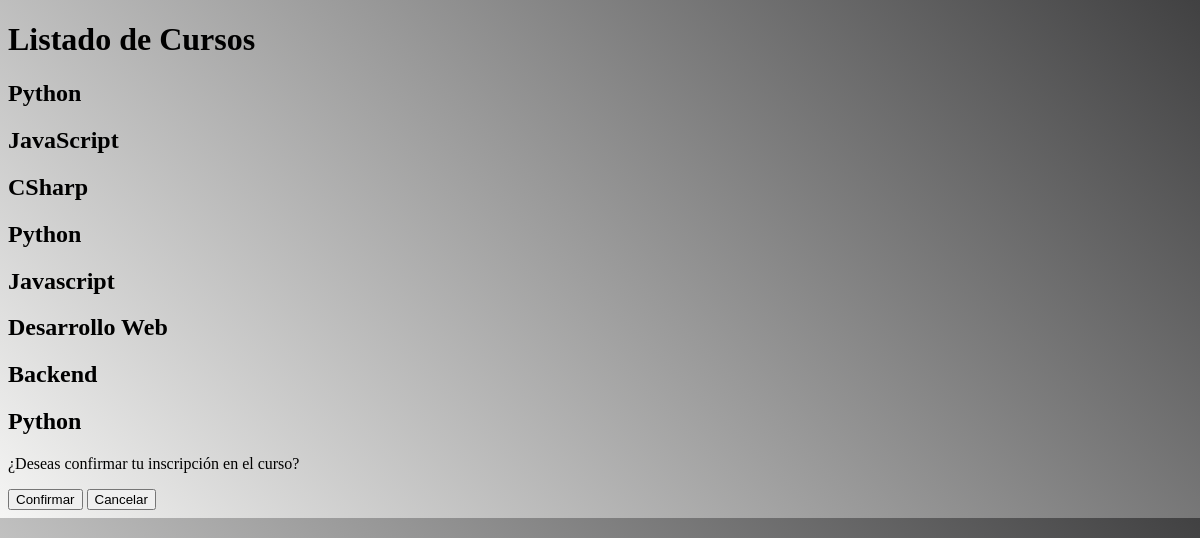
Before: /setCurso/ (signed in) with the older database file.
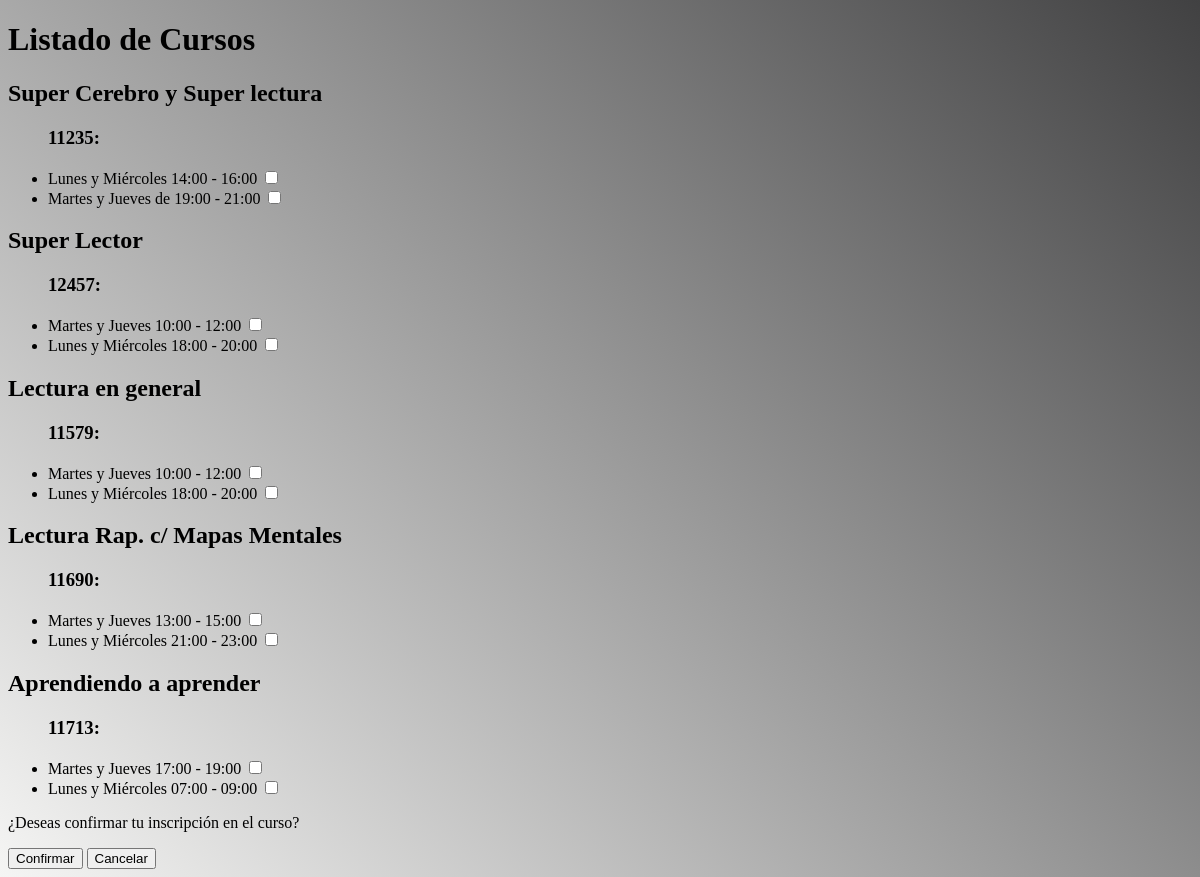
After: the same page with the newer database file.
### AppCoder/models.py (models this page shows, shortened)
class Curso(models.Model):
    nombre = models.CharField(max_length=30)
    camada = models.CharField(max_length=30)
    horario = models.CharField(max_length=30)

### AppCoder/views.py (the view)
# urls.py: path('setCurso/', setCursos, name="setCurso"),
@login_required
def setCursos(request):
    cursos = Curso.objects.all()
    if request.method == 'POST':
        form = FormAnotarseCurso(request.POST)
        if form.is_valid():
            estudiante = request.user.estudiante
            curso = form.save(commit=False)
            curso.save()
            horario_seleccionado = form.cleaned_data['horario']
            Inscripcion.objects.create(estudiante=estudiante, curso=curso, horario=horario_seleccionado)
            return redirect('getCursos')
    else:
        form = FormAnotarseCurso()
    return render(request, 'AppCoder/setCursos.html', {'form': form, 'cursos': cursos})

### AppCoder/forms.py
class FormAnotarseCurso(forms.ModelForm):
    class Meta:
        model = Curso
        fields = ['nombre', 'camada', 'horario']

### AppCoder/templates/AppCoder/setCursos.html (shortened to what this page needs)
<!DOCTYPE html>
<html>
<head>
</head>
<body>
{% block setCurso %}
    <div class="cursos-container">
        <h1>Listado de Cursos</h1>
        {% for curso in cursos %}
            {% ifchanged curso.nombre %}
                <div class="curso-item">
                    <h2>{{ curso.nombre }}</h2>
                    <ul>
            {% endifchanged %}
                        {% if curso.nombre == 'Super Cerebro y Super lectura' %}
                            <h3> {{curso.camada}}: </h3>
                            <li>Lunes y Miércoles 14:00 - 16:00
                                <label>
                                    <input type="checkbox" name="curso_{{ curso.nombre }}_{{ curso.camada }}" value="true">
                                </label>
                            </li>
                            <li>Martes y Jueves de 19:00 - 21:00
                                <label>
                                    <input type="checkbox" name="curso_{{ curso.nombre }}_{{ curso.camada }}" value="true">
                                </label>
                            </li>
                        {% elif curso.nombre == 'Super Lector' %}
                            <h3> {{curso.camada}}: </h3>
                            <li>Martes y Jueves 10:00 - 12:00
                                <label>
                                    <input type="checkbox" name="curso_{{ curso.nombre }}_{{ curso.camada }}" value="true">
                                </label>
                            </li>
                            <li>Lunes y Miércoles 18:00 - 20:00
                                <label>
                                    <input type="checkbox" name="curso_{{ curso.nombre }}_{{ curso.camada }}" value="true">
                                </label>
                            </li>
                        {% elif curso.nombre == 'Lectura en general' %}
                            <h3> {{curso.camada}}: </h3>
                            <li>Martes y Jueves 10:00 - 12:00
                                <label>
                                    <input type="checkbox" name="curso_{{ curso.nombre }}_{{ curso.camada }}" value="true">
                                </label>
                            </li>
                            <li>Lunes y Miércoles 18:00 - 20:00
                                <label>
                                    <input type="checkbox" name="curso_{{ curso.nombre }}_{{ curso.camada }}" value="true">
                                </label>
                            </li>
                        {% elif curso.nombre == 'Lectura Rap. c/ Mapas Mentales' %}
                            <h3> {{curso.camada}}: </h3>
                            <li>Martes y Jueves 13:00 - 15:00
                                <label>
                                    <input type="checkbox" name="curso_{{ curso.nombre }}_{{ curso.camada }}" value="true">
                                </label>
                            </li>
                            <li>Lunes y Miércoles 21:00 - 23:00
                                <label>
                                    <input type="checkbox" name="curso_{{ curso.nombre }}_{{ curso.camada }}" value="true">
                                </label>
                            </li>
                        {% elif curso.nombre == 'Aprendiendo a aprender' %}
                            <h3> {{curso.camada}}: </h3>
                            <li>Martes y Jueves 17:00 - 19:00
                                <label>
                                    <input type="checkbox" name="curso_{{ curso.nombre }}_{{ curso.camada }}" value="true">
                                </label>
                            </li>
                            <li>Lunes y Miércoles 07:00 - 09:00
                                <label>
                                    <input type="checkbox" name="curso_{{ curso.nombre }}_{{ curso.camada }}" value="true">
                                </label>
                            </li>
                        {% endif %}
            {% ifchanged curso.nombre %}
                    </ul>
                </div>
            {% endifchanged %}
        {% endfor %}
    </div>
    <div id="modal" class="modal">
        <p>¿Deseas confirmar tu inscripción en el curso?</p>
        <div class="modal-buttons">
            <button onclick="confirmarInscripcion()">Confirmar</button>
            <button onclick="cerrarModal()">Cancelar</button>
        </div>
    </div>
{% endblock %}
</body>
</html>

### AppCoder/templates/AppCoder/setCursos.html (style rules this page uses)
body { background: linear-gradient(45deg, #f5f5f4, #414142); }

Changed rows visible on the page:
removed Curso: nombre "Python"
removed Curso: nombre "JavaScript"
removed Curso: nombre "CSharp"
removed Curso: nombre "Python"
removed Curso: nombre "Javascript"
removed Curso: nombre "Desarrollo Web"
removed Curso: nombre "Backend"
removed Curso: nombre "Python"
added Curso: nombre "Super Cerebro y Super lectura", camada "11235"
added Curso: nombre "Super Lector", camada "12457"
added Curso: nombre "Lectura en general", camada "11579"
added Curso: nombre "Lectura Rap. c/ Mapas Mentales", camada "11690"
added Curso: nombre "Aprendiendo a aprender", camada "11713"
